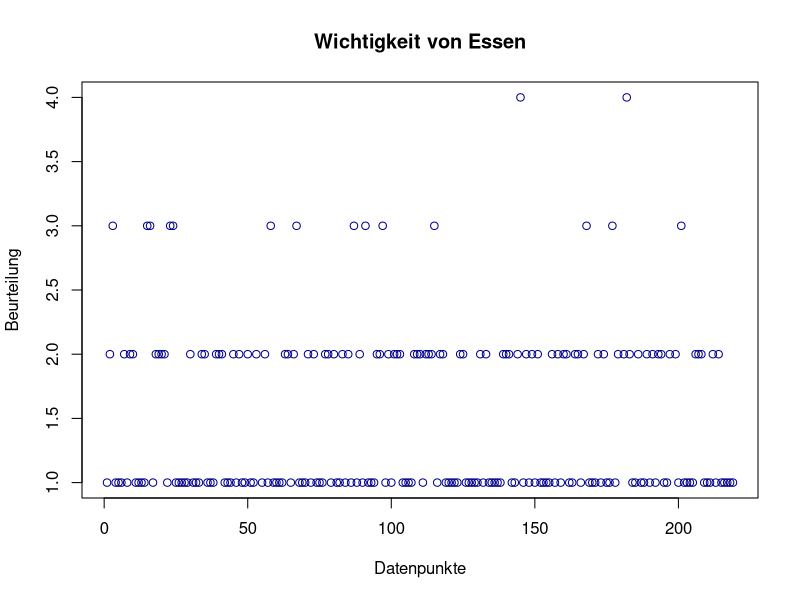
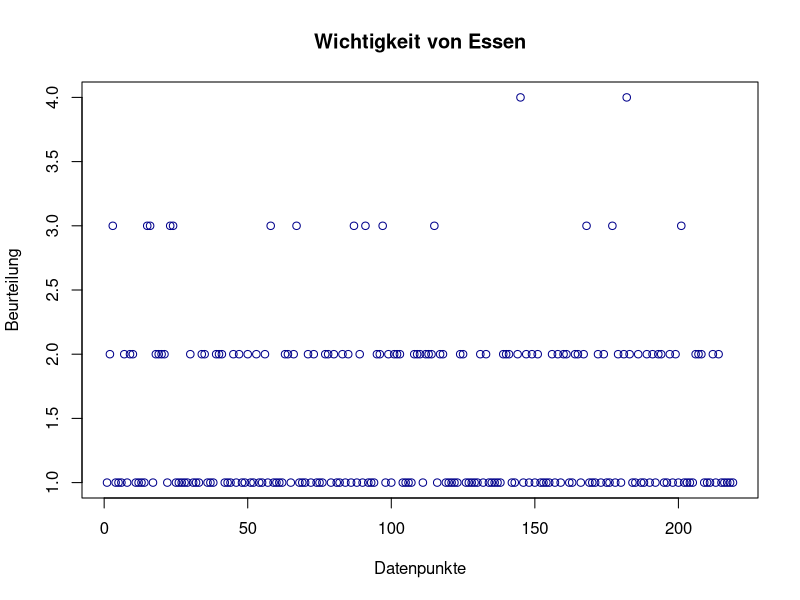
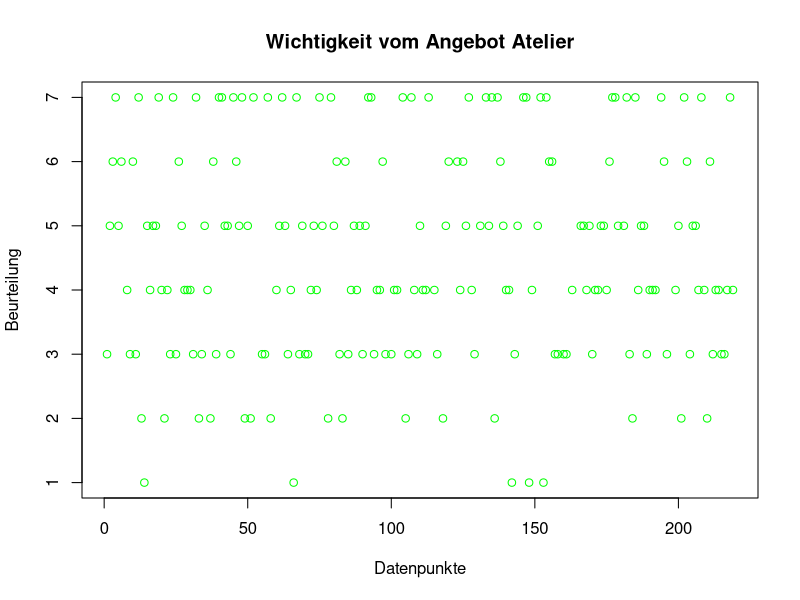
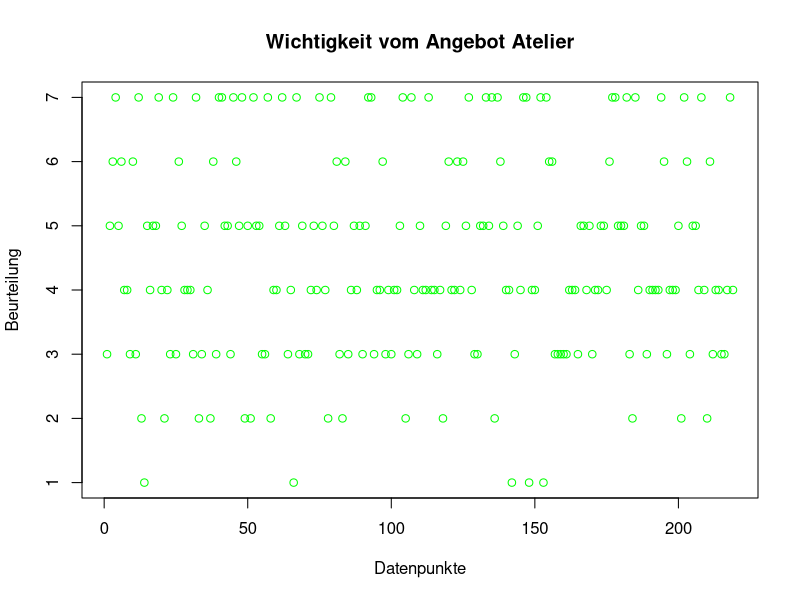
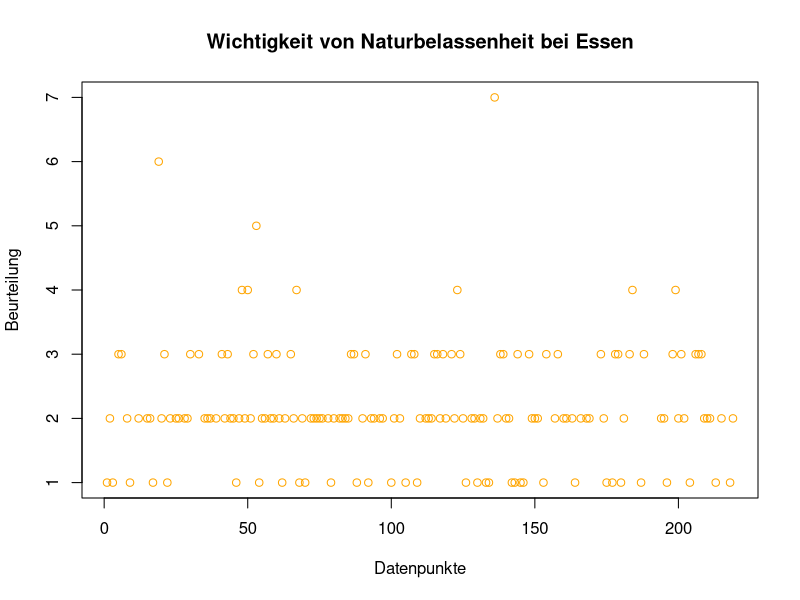
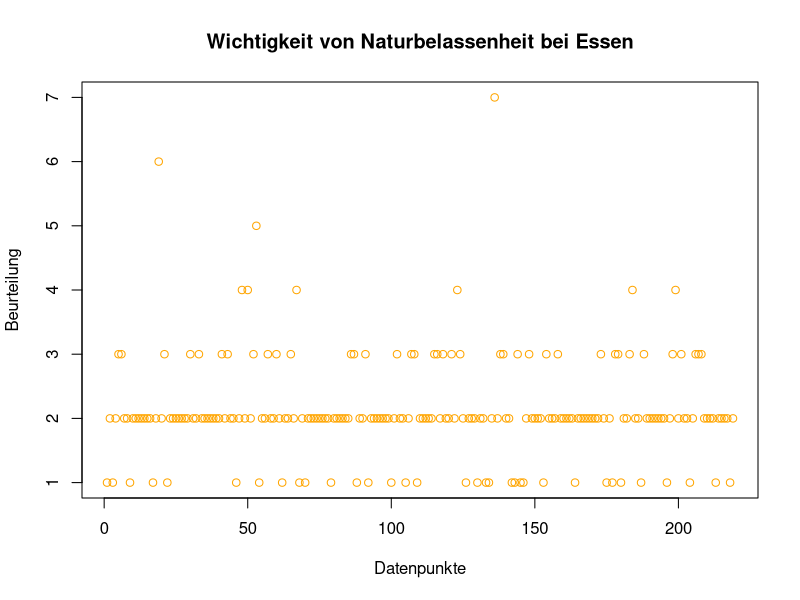
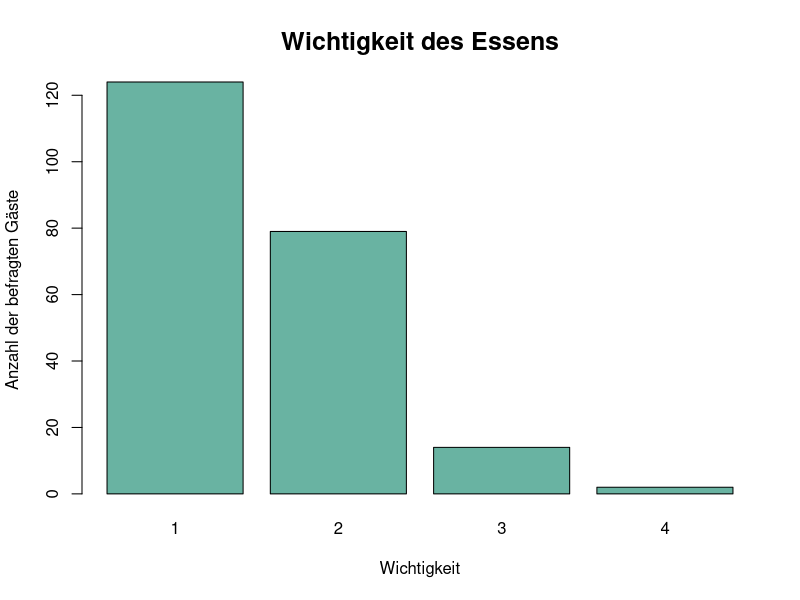
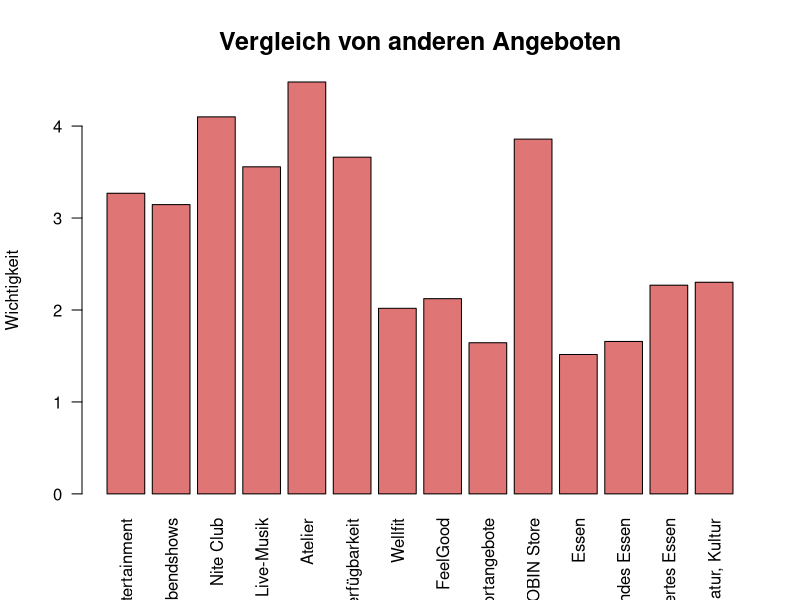

Recreate these plots in R, in order.
## ---- chunk 1
knitr::opts_chunk$set(echo = TRUE)
## ---- chunk 2
install.packages('tidyverse')
library(tidyverse)
install.packages('dplyr')
library(dplyr)
install.packages('data.table')
library(data.table)
install.packages('VIM')
library(VIM)
## ---- chunk 3
fragebogen = read.csv('fallstudie.csv')
sum(is.na(fragebogen))
str(fragebogen)
head(fragebogen)
## ---- chunk 4
contains_any_na = sapply(fragebogen, function(x) any(is.na(x)))
column_names_na = names(fragebogen)[contains_any_na]
## df das anzeigt wie viel Prozent NA pro Spalte vorhanden sind
perc_na = sapply(fragebogen, function(x) sum(is.na(x))/count(fragebogen))
perc_na = as.data.frame(perc_na)
perc_na
## ---- chunk 5
#drop von den Text Daten
#welche Spalten haben 'txt' in ihrem Namen?
fragebogendt<-as.data.table(fragebogen)
fragebogenneu<-fragebogendt[,grep("txt",colnames(fragebogendt))]
fragebogenneu
numericfragebogen<-fragebogen[-fragebogenneu]
# einzelne nicht numerische Daten (oder im Fall von f_20 nominal skalierte Daten) werden nochmal herausgefiltert und entfernt 
numericfragebogen = numericfragebogen[-c(1:2,129,122)]
#f17_Comment ausschließen
numericfragebogen$f17_Comment = NULL
# drop von denen dessen Normierung nicht 1-7 ist 
sc_1_7_fragebogen = select(numericfragebogen, -c(f21:f25_2,f11_2:f13_3,f8:f11_1))
## ---- chunk 6
# skalierung von 1-7 in einem df sc_1_7_fragebogen als knn_fragebogen gespeichert um fehlende Werte durch KNN zu ermitteln (Imputation)
# k=sqrt(count(fragebogen)
knn_fragebogen = kNN(sc_1_7_fragebogen,k=sqrt(count(fragebogen)))
# zusätzlichen Spalten, die durch den algo knn erstellt wurden, droppen 
knn_fragebogen = select(knn_fragebogen, -(f3_3_imp:f19_10_imp))
# double check ob auch wirklich alle NA's imputiert wurden
sum(is.na(knn_fragebogen))
# Zum visuellen Vergleich wie gut KNN Algo funktioniert hat
#mit ~ 1,3 % NA's
plot(fragebogen$f4_11, col=c("darkblue"), legend = rownames(fragebogen$f4_11), main="Wichtigkeit von Essen", xlab="Datenpunkte", ylab='Beurteilung')
plot(knn_fragebogen$f4_11, col=c("darkblue"), legend = rownames(fragebogen$f4_11), main="Wichtigkeit von Essen", xlab="Datenpunkte", ylab='Beurteilung')
#mit ~ 10 % NA's
plot(fragebogen$f4_5, col=c("green"), legend = rownames(fragebogen$f4_11), main="Wichtigkeit vom Angebot Atelier", xlab="Datenpunkte", ylab='Beurteilung')
plot(knn_fragebogen$f4_5, col=c("green"), legend = rownames(fragebogen$f4_11), main="Wichtigkeit vom Angebot Atelier", xlab="Datenpunkte", ylab='Beurteilung')
#mit ~ 25 % NA's
plot(fragebogen$f6_4, col=c("orange"), legend = rownames(fragebogen$f4_11), main="Wichtigkeit von Naturbelassenheit bei Essen", xlab="Datenpunkte", ylab='Beurteilung')
plot(knn_fragebogen$f6_4, col=c("orange"), legend = rownames(fragebogen$f4_11), main="Wichtigkeit von Naturbelassenheit bei Essen", xlab="Datenpunkte", ylab='Beurteilung')
## ---- chunk 7
# Variablendefinition
essen_wohlbefinden = knn_fragebogen$f4_11
# Erstellung Säulendiagramm
barplot(table(essen_wohlbefinden) , main = "Wichtigkeit des Essens",xlab = "Wichtigkeit", ylab = "Anzahl der befragten Gäste", space = 0.2, cex.axis = 1, cex.names = 1, cex.lab = 1, cex.main = 1.5, col = "#69b3a2")
## ---- chunk 8
# Neue Matrix erstellen
Angebote_robinson = cbind(knn_fragebogen$f4_1,
                          knn_fragebogen$f4_2,
                          knn_fragebogen$f4_3,
                          knn_fragebogen$f4_4,
                          knn_fragebogen$f4_5,
                          knn_fragebogen$f4_6,
                          knn_fragebogen$f4_7,
                          knn_fragebogen$f4_8,
                          knn_fragebogen$f4_9,
                          knn_fragebogen$f4_10,
                          knn_fragebogen$f4_11,
                          knn_fragebogen$f4_12,
                          knn_fragebogen$f4_13,
                          knn_fragebogen$f4_14)
# Spaltennamen vergeben
colnames(Angebote_robinson) = c('Entertainment',
                                               'Abendshows',
                                               'Nite Club',
                                               'Live-Musik', 
                                               'Atelier', 
                                               'Internetverfügbarkeit',
                                               'Wellfit', 
                                               'FeelGood',
                                               'Sportangebote',
                                               'ROBIN Store',
                                               'Essen',
                                               'Gesundes Essen',
                                               'Ökologische produziertes Essen',
                                               'Natur, Kultur')
# Arithmetisches Mittel berechnen
Angebote_robinson_mean = apply(Angebote_robinson, 2, function(x) mean(x))
# Säulendiagramm
barplot(Angebote_robinson_mean , main = "Vergleich von anderen Angeboten", xlab = colnames(Angebote_robinson_mean), ylab = "Wichtigkeit", space = 0.2, cex.axis = 1, cex.names = 1, cex.lab = 1, cex.main = 1.5, col = rgb(0.8,0.1,0.1,0.6), las=2)
## ---- chunk 9
essen_bionahrung = knn_fragebogen$f4_13
barplot(table(essen_bionahrung), main = "Wichtigkeit von Bionahrung", xlab = 'Wichtigkeit', ylab = "Anzahl der Befragten", space = 0.2, cex.axis = 1, cex.names = 1, cex.lab = 1, cex.main = 1.5, col = rgb(0.8,0.1,0.1,0.6), las=1)
## ---- chunk 10
# Neue Matrix erstellen
bedeutung_bio = cbind(knn_fragebogen$f15_1,
                      knn_fragebogen$f15_2,
                      knn_fragebogen$f15_3,
                      knn_fragebogen$f15_4,
                      knn_fragebogen$f15_5,
                      knn_fragebogen$f15_6,
                      knn_fragebogen$f15_7,
                      knn_fragebogen$f15_8,
                      knn_fragebogen$f15_9,
                      knn_fragebogen$f15_10,
                      knn_fragebogen$f15_11,
                      knn_fragebogen$f15_12,
                      knn_fragebogen$f15_13,
                      knn_fragebogen$f15_14,
                      knn_fragebogen$f15_15,
                      knn_fragebogen$f15_16)
# Spaltennamen vergeben
bedeutung_bio_names = c('Guter Geschmack',
                        'Frische und Reife',
                        'Gesundheitsbewusste Ernährung',
                        'Hochwertige Nahrung',
                        'Abwechslungsreiche Nahrung',
                        'Sportlichkeit',
                        'Individualität',
                        'Wohlfühlen',
                        'Im Trend',
                        'Naturbelassenheit',
                        'Regionale Herkunft',
                        'Genuss',
                        'artgerechte Tierhaltung',
                        'Auschluss von Gentechnik',
                        'geprüfte Qualität',
                        'Gutes Preis-/Leistungsverhältnis')
# Als Data Table definieren
bedeutung_bio = as.data.table(bedeutung_bio)
# Spaltennamen zuordnen
colnames(bedeutung_bio) <- bedeutung_bio_names
# Mittelwerte der einzelnen Attribute bilden
bedeutung_bio_means = colMeans(bedeutung_bio) 
# Säulendiagramm erstellen
barplot(bedeutung_bio_means , main = "Was bedeutet Bio für die Gäste?", xlab = colnames(Angebote_robinson_mean), ylab = "Bedeutung", space = 0.2, cex.axis = 1, cex.names = 1, cex.lab = 1, cex.main = 1.5, col = rgb(0.8,0.1,0.1,0.6), las=2)
abline(h=2.0, col="blue", lty=3, lwd=4)
## ---- chunk 11
price_sensitivity = numericfragebogen$f17 
price_sensitivity = as.data.table(price_sensitivity)
price_sensitivity = na.omit(price_sensitivity)
# Anzahl an Befragten
length(numericfragebogen$f17)
# Anzahl an Befragten mit Angabe
count(price_sensitivity)
# Wie viele würden überhaupt mehr bezahlen?
ps_0 = price_sensitivity[price_sensitivity>0, .N]
# Wie viele würden mehr als 3 % bezahlen?
ps_3 = price_sensitivity[price_sensitivity>3, .N]
u_ps_3 = ps_3 * 0.03 
# Wie viele würden mehr als 5 % bezahlen?
ps_5 = price_sensitivity[price_sensitivity>5, .N]
u_ps_5 = ps_5 * 0.05
# Wie viele würden mehr als 10 % bezahlen?
ps_10 = price_sensitivity[price_sensitivity>10, .N]
u_ps_10 = ps_10 * 0.1
# Wie viele würden mehr als 15 % bezahlen?
ps_15 = price_sensitivity[price_sensitivity>15, .N]
u_ps_15 = ps_15 * 0.15
# Wie viele würden mehr als 20 % bezahlen? 
ps_20 = price_sensitivity[price_sensitivity>20, .N]
u_ps_20 = ps_20 * 0.2
## ---- chunk 12
# Ergebnisse in einem Vektor zusammenfassen
all_ps = as.data.table(c(ps_3, ps_5, ps_10, ps_15, ps_20))
all_u_ps = as.data.table(c(u_ps_3,u_ps_5,u_ps_10,u_ps_15,u_ps_20))
all_ps_transpose = t(all_ps)
all_ps_u_transpose = t(all_u_ps)
# Spaltennamen festlegen 
colnames_all_ps_transpose = c('>3%','>5%','>10%','>15%','>20%')
colnames(all_ps_transpose) = colnames_all_ps_transpose
colnames(all_ps_u_transpose) = colnames_all_ps_transpose
# Säulendiagramm zur Visualisierung
barplot(all_ps_transpose/length(numericfragebogen$f17), main = "Anzahl der Gäste die Aufschlag zahlen würden", ylab = "Anzahl", space = 0.2, cex.axis = 1, cex.names = 1, cex.lab = 1, cex.main = 1.5, col = rgb(0.8,0.1,0.1,0.6), las=1)
# Säulendiagramm lohnenswerter Aufschlag
barplot(all_ps_u_transpose , main = "Anzahl multipliziert mit dem Aufschlag", ylab = "Anzahl", space = 0.2, cex.axis = 1, cex.names = 1, cex.lab = 1, cex.main = 1.5, col = rgb(0.8,0.1,0.1,0.6), las=1)
## ---- chunk 13
# numericfragebogen = as.data.table(numericfragebogen)
# 
# head(numericfragebogen)
# clusterfragebogen<-numericfragebogen[,c(3,132:122,28)]
# clusterfragebogen
# clusterfragebogen<-clusterfragebogen[,-c(4:9)]
# clusterwithoutNA<-na.omit(clusterfragebogen)
# wss <- 0
# # Elbow Method
# for (i in 1:15) {
#   km.out <- kmeans(clusterwithoutNA, centers = i, nstart = 20, iter.max = 50)
#   wss[i] <- km.out$tot.withinss
# }
# #Scree Plot
# plot(1:15, wss, type = "b", 
#      xlab = "Clusters", 
#      ylab = "Within groups sum of squares")
# k <- 3
# km.out <- kmeans(clusterwithoutNA, centers = k, nstart = 20, iter.max = 50)
# # View 
# km.out
# # Plot von der Häufgkeit wie oft die Kunden schon in RobinsonClub gereist sind und wie Alt sie sind
# plot(clusterwithoutNA[, c("f22", "f1")],
#      col = km.out$cluster,
#      main = paste("k-means clustering of RobinsonClub", k, "clusters"),
#      xlab = "BedeutungBio", ylab = "Häufigkeit im RobinsonClub")
#ALTERNATIVE
# #Frage5
# #1.Filtern nach Personen, welche Bio als wichtig ansehen und weclhe Bio als unwichtig ansehen.
# Biowichtig<-numericfragebogen[f4_13 <= 3]
# Biounwichtig<-numericfragebogen[f4_13>3]
# #2. die Demografischen Daten aus den filtern
# Biowichtig<-Biowichtig[,c(2,132:122)]
# Biounwichtig<-Biounwichtig[,c(2,132:122)]
# #3. identifizieren des Durschnittlichen Einkommens
# EkBiowichtig<-Biowichtig[,mean(f26,na.rm=TRUE)]
# EkBiounwichtig<-Biounwichtig[,mean(f26,na.rm=TRUE)]
# #4.Durschnittliches Alter 
# AlterBioWichtig<-Biowichtig[,mean(f22, na.rm=TRUE)]
# AlterBioUnwichtig<-Biounwichtig[,mean(f22, na.rm=TRUE)]
# #In welchen der beiden Orten 
# OrtBioWichtig<-Biowichtig[,mean(Ort, na.rm=TRUE)]
# ortBioUnwichtig<-Biounwichtig[,mean(Ort, na.rm=TRUE)]
# #woher kommen die Kunden 
# WohnortBioWichtig<-Biowichtig[,.N,f25_1]
# WohnortBioUnwichtig<-Biounwichtig[,.N,f25_1]
# #Bildungsabschluss
# BildungBioWichtig<-Biowichtig[,mean(f20,na.rm = TRUE)]
# BildungBioUnwichtig<-Biounwichtig[,mean(f20,na.rm=TRUE)]
# #Geschlecht
# GeschlechtBiowichtig<-Biowichtig[,.N,f21]
# GeschlechtBioUnwichtig<-Biounwichtig[,.N,f21]
## ---- chunk 14
# Neue Matrix
l_bio_wichtigkeit = cbind(knn_fragebogen$f16_1,
                          knn_fragebogen$f16_2,
                          knn_fragebogen$f16_3,
                          knn_fragebogen$f16_4,
                          knn_fragebogen$f16_5,
                          knn_fragebogen$f16_6,
                          knn_fragebogen$f16_7,
                          knn_fragebogen$f16_8,
                          knn_fragebogen$f16_9)
# Arithmetisches Mittel berechnen
l_bio_wichtigkeit_mean = apply(l_bio_wichtigkeit, 2, function(x) mean(x))
# Tranpose und Data Table kreieren
l_bio_wichtigkeit_mean = as.data.table(l_bio_wichtigkeit_mean)
l_bio_wichtigkeit_mean = t(l_bio_wichtigkeit_mean)
# Spaltennamen
colnames(l_bio_wichtigkeit_mean) = c('Milchprodukte',
                                     'Gemüse',
                                     'Obst',
                                     'Fischprodukte',
                                     'Fleischprodukte', 
                                     'Backwaren',
                                     'Süßigkeiten',
                                     'Gewürze',
                                     'Getränke')
# Säulendiagramm erstellen
barplot(l_bio_wichtigkeit_mean, main = "Wichtigkeit von Bio bei unterschiedlichen Lebensmittelarten", ylab = "Wichtigkeit", space = 0.2, cex.axis = 1, cex.names = 1, cex.lab = 1, cex.main = 1.5, col = "#69b3a2", las=2)
## ---- chunk 15
# Wie viele NA's pro Spalte? 
na_12_n = perc_na[perc_na$f12_1:perc_na$f12_9]
# Neue Matrix
dt_f12 = as.data.table(cbind(fragebogendt$f12_1,
                 fragebogendt$f12_2,
                 fragebogendt$f12_3,
                 fragebogendt$f12_4,
                 fragebogendt$f12_5,
                 fragebogendt$f12_6,
                 fragebogendt$f12_7,
                 fragebogendt$f12_8,
                 fragebogendt$f12_9))
# Elimination der fehlenden Werte
dt_f12 = na.omit(dt_f12)
# Bilden der Summe pro Siegel
dt_f12_count = apply(dt_f12, 2, function(x) sum(x))
# Data Table kreieren
dt_f12_count = as.data.table(dt_f12_count)
dt_f12_count_transp = t(dt_f12_count)
# Spaltennamen 
colnames_dt_f12_count = c('Ecovin', 'Biopark', 'Ecoland', 'Gäe', 'Bioland', 'Demeter', 'Naturland', 'Bio', 'Bio Kreis')
colnames(dt_f12_count_transp) = colnames_dt_f12_count
# Säulendiagramm
barplot(dt_f12_count_transp, main = "Wichtigkeit von Bio bei unterschiedlichen Lebensmittelarten", ylab = "Wichtigkeit", space = 0.2, cex.axis = 1, cex.names = 1, cex.lab = 1, cex.main = 1.5, col ='#69b3a2', las=2)
abline(h=122, col="blue", lty=3, lwd=4)
## ---- chunk 16
#Wie kommen wir an alle Personen die Kinder haben? --> Frage 2.3 sehr passend da bei der niedrigen prozentualen Anzahl an fehlenden Werten Reihen gedropped werden können.
# Annahme: Wer mit Familie kommt, kommt auch mit Kindern
# Frage 9
preferences_bio = as.data.table(fragebogen$f9)
# Frage 2
bio_children = as.data.table(fragebogen$f2)
#replacing 0 with NA
bio_children[bio_children == 0] <- NA
#datasets verbinden 
merge_p_b = cbind(bio_children, preferences_bio)
#Spalten Namen ändern
colnames(merge_p_b) = c('bio_children','preferences_bio')
#wie viele NA's pro Spalte? 
perc_na$f9.n #0.04 % NA
perc_na$f2.n #keine NA
#es kann bei so einer geringen Anzahl an NA's Reihen gedroped werden 
merge_p_b_na = na.omit(merge_p_b)
#filtern nach denen die bio mögen
#bio_mögen_u.kinder = merge_p_b_na[merge_p_b_na$preferences_bio < 3 & merge_p_b_na$bio_children == 3]
## ---- chunk 17
# Neue Matrix (Präferenzeinstellung)
preferences_bio = as.data.table(fragebogen$f9)
# Neue Matrix (Kinder)
kinder_bio_all = cbind(fragebogen$f23_1, fragebogen$f23_2, fragebogen$f23_3, fragebogen$f23_4, preferences_bio)
# Neue Spalte, die zählt wie viele NA´s pro Reihe vorhanden sind
kinder_bio_all$na_count <- apply(kinder_bio_all, 1, function(x) sum(is.na(x)))
kinder_bio_all =  as.data.table(kinder_bio_all) 
colnames(kinder_bio_all) = c('1Ki','2Ki','3Ki','4Ki','bio','na_count')
# Definition der Personen mit Kindern und ohne Kinder 
keine_kinder = kinder_bio_all[kinder_bio_all$na_count==4]
kinder = kinder_bio_all[kinder_bio_all$na_count!=4]
# Elimination der fehlenden Daten und Erstellung Data Table
kinder_bio = as.data.table(kinder$bio)
kinder_bio = na.omit(kinder$bio)
keine_kinder_bio = as.data.table(keine_kinder$bio)
# Mittelwert ermitteln 
mean_k_b = mean(kinder_bio) 
mean_kk_b = mean(data.matrix(keine_kinder_bio))
# T-Test durchführen
t.test(kinder_bio, keine_kinder_bio)
## ---- chunk 18
# Neue Matrix (Aussage 2)
bio_aufschlag = as.matrix(knn_fragebogen$f18_2)
# Histogramm (Aussage 2)
hist(bio_aufschlag, main = "Kaufbereitschaft von Bionahrung",xlab = 'Wichtigkeit' ,ylab = "Anzahl der Gäste", col ='#69b3a2', las=2, breaks=7)
# Neue Matrix (Aussage 9)
aufschlag_abschrecken = as.matrix(knn_fragebogen$f18_9)
# Histogramm (Aussage 9)
hist(aufschlag_abschrecken, main = "Abschreckung durch Aufschlag bei Bionahrung",xlab = 'Wichtigkeit' ,ylab = "Anzahl der Gäste", col ='#69b3a2', las=2, breaks = 7)
# Einseitiger T-Test (Aussage 2)
t.test(bio_aufschlag, mu = 4, alternative = 'less')
# Zusätzlicher möglicher T-Test (Aussage 9)
t.test(aufschlag_abschrecken, mu = 4, alternative = 'greater')
## ---- chunk 19
# Neue Matrix
marke_robinson = cbind(knn_fragebogen$f3_1,knn_fragebogen$f3_2,knn_fragebogen$f3_3,knn_fragebogen$f3_4,knn_fragebogen$f3_5,knn_fragebogen$f3_6,knn_fragebogen$f3_7,knn_fragebogen$f3_8,knn_fragebogen$f3_9,knn_fragebogen$f3_10, knn_fragebogen$f3_11)
# Arithmetisches Mittel errechnen 
col_means_r=colMeans(marke_robinson)
# Spaltennamen bestimmen
column_names_r = c('Gutes Preis- / Leistungsverhältnis',
                   'Umfassendes Wohlfühlangebot',
                   'Sportlichkeit',
                   'Kinderfreundlichkeit',
                   'Hochwertiges Speisenangebot',
                   'Abwechslungsreiches Speisenangebot',
                   'Einzigartigkeit',
                   'Hohe Qualität',
                   'Gesundheit',
                   'ROBINSON ist „in“',
                   'Genuss')
# Spaltennamen vergeben
col_means_r = as.data.table(col_means_r)
col_means_r_transp = t(col_means_r)
colnames(col_means_r_transp) = column_names_r
# Säulendiagramm 
barplot(col_means_r_transp, main = "Was verbinden die Kunden mit der Marke Robinson", ylab = "Bedeutung", col = 'black', las=2)
abline(h=2.0, col="lightgreen", lty=3, lwd=4)
# Modalwert berechnen
## Mode-Funktion definieren 
modefunc <- function(x){
    tabresult <- tabulate(x)
    themode <- which(tabresult == max(tabresult))
    if(sum(tabresult == max(tabresult))>1) themode <- NA
    return(themode)}
# Modalwerte errechnen
col_mode_r = apply(marke_robinson, 2, modefunc)
# Spaltennamen vergeben
col_mode_r_transp = t(col_mode_r)
colnames(col_mode_r_transp) = column_names_r
# Säulendiagramm
barplot(col_mode_r_transp, main = "Was verbinden die Kunden mit der Marke Robinson",ylab = "Bedeutung", col = "black", las=2)
## ---- chunk 20
#für marke bio relevanten spalten zusammenführen 
marke_bio = cbind(knn_fragebogen$f15_1,knn_fragebogen$f15_2,knn_fragebogen$f15_3,knn_fragebogen$f15_4,knn_fragebogen$f15_5,knn_fragebogen$f15_6,knn_fragebogen$f15_7,knn_fragebogen$f15_8,knn_fragebogen$f15_9,knn_fragebogen$f15_10, knn_fragebogen$f15_11,knn_fragebogen$f15_12,knn_fragebogen$f15_13,knn_fragebogen$f15_14,knn_fragebogen$f15_15,knn_fragebogen$f15_16)
#mean ausrechnen 
col_means_b=colMeans(marke_bio)
#colnames 
column_names_b = c('guter Geschmack',
'Frische und Reife',
'gesundheitsbewusste Ernährung',
'Hochwertige Nahrung',
'Abwechslungsreiche Nahrung',
'Sportlichkeit',
'Individualität',
'Wohlfühlen',
'Bio ist „in“',
'Naturbelassenheit',
'regionale Herkunft',
'Genuss',
'artgerechte Tierhaltung',
'Ausschluss von Gentechnik',
'geprüfte Qualität (Gütesiegel)',
'Gutes Preis- / Leistungsverhältnis')
#colnames
col_mode_r_transp = t(col_means_b)
colnames(col_mode_r_transp) = column_names_b
#plot 
barplot(col_mode_r_transp, main = "Was verbinden die Kunden mit Robinson", ylab = "Bedeutung", col = "lightgreen", las=2)
abline(h=2.0, col="black", lty=3, lwd=4)
#weiteren Wert in Betracht ziehen: Modalwert 
#columns
col_mode_b = apply(marke_bio, 2, modefunc)
#colnames
col_mode_b = t(col_mode_b)
colnames(col_mode_b) = column_names_b
#plot
barplot(col_mode_b, main = "Was verbinden die Kunden mit Robinson", ylab = "Bedeutung", col = "lightgreen", las=2)
## ---- chunk 21
# vergleichsdaten zusammenführen 
vergleichs_matrix = cbind(col_means_r[1],col_means_b[16], 
                          col_means_r[2], col_means_b[8], 
                          col_means_r[3], col_means_b[6],
                          col_means_r[5], col_means_b[4],
                          col_means_r[6], col_means_b[5],
                          col_means_r[7], col_means_b[7],
                          col_means_r[9], col_means_b[3],
                          col_means_r[10], col_means_b[9],
                          col_means_r[11], col_means_b[12])
#colnames 
colnames_v_m = c('Preis- / Leistungsverhältnis','',
'Umfassendes Wohlfühlangebot','',
'Sportlichkeit','',
'Hochwertiges Speisenangebot','',
'Abwechslungsreiches Speisenangebot','',
'Einzigartigkeit','',
'Gesundheit','',
'Im Trend','',
'Genuss','')
#colnames vergeben
vergleichs_matrix_dt = as.matrix(vergleichs_matrix)
colnames(vergleichs_matrix_dt) = colnames_v_m
#vergleichsmatrix plotten
barplot(vergleichs_matrix_dt, main = "Vergleich zwischen Bio und Robinson Club", ylab = "Bedeutung", col = c("lightgreen",'black'), beside = TRUE, las=2, cex.axis=.75, cex.names=.75)
## ---- chunk 22

# dt
marke_robinson_dt = as.data.frame(marke_robinson)
marke_bio_dt = as.data.frame(marke_bio)
#t.test von den Paarvergleichen
#t.test Preis- / Leistungsverhältnis
t.test(marke_robinson_dt$V1,marke_bio_dt$V16)
#t.test Umfassendes Wohlfühlangebot
t.test(marke_robinson_dt$V2,marke_bio_dt$V8)
#t.test Sportlichkeit
t.test(marke_robinson_dt$V3,marke_bio_dt$V6)
#t.test Hochwertiges Speisenangebot
t.test(marke_robinson_dt$V5,marke_bio_dt$V4)
#t.test Abwechslungsreiches Speisenangebot
t.test(marke_robinson_dt$V6,marke_bio_dt$V5)
#t.test Gesundheit
t.test(marke_robinson_dt$V9,marke_bio_dt$V3)
#t.test Im Trend --> p.value > alpha 
t.test(marke_robinson_dt$V10,marke_bio_dt$V9)
#t.test Genuss
t.test(marke_robinson_dt$V11,marke_bio_dt$V12)

## ---- chunk 23
# besteht überhaupt ein Bedarf an weiteren Gütesiegeln?
bedarf_an_gs = knn_fragebogen$f18_4
#hist
hist(bedarf_an_gs)
# einseitiger t.test 
t.test(bedarf_an_gs, mu = 4, alternative = 'less')
#p.value < alpha --> signifikanter Bedarf an Gütesiegeln
